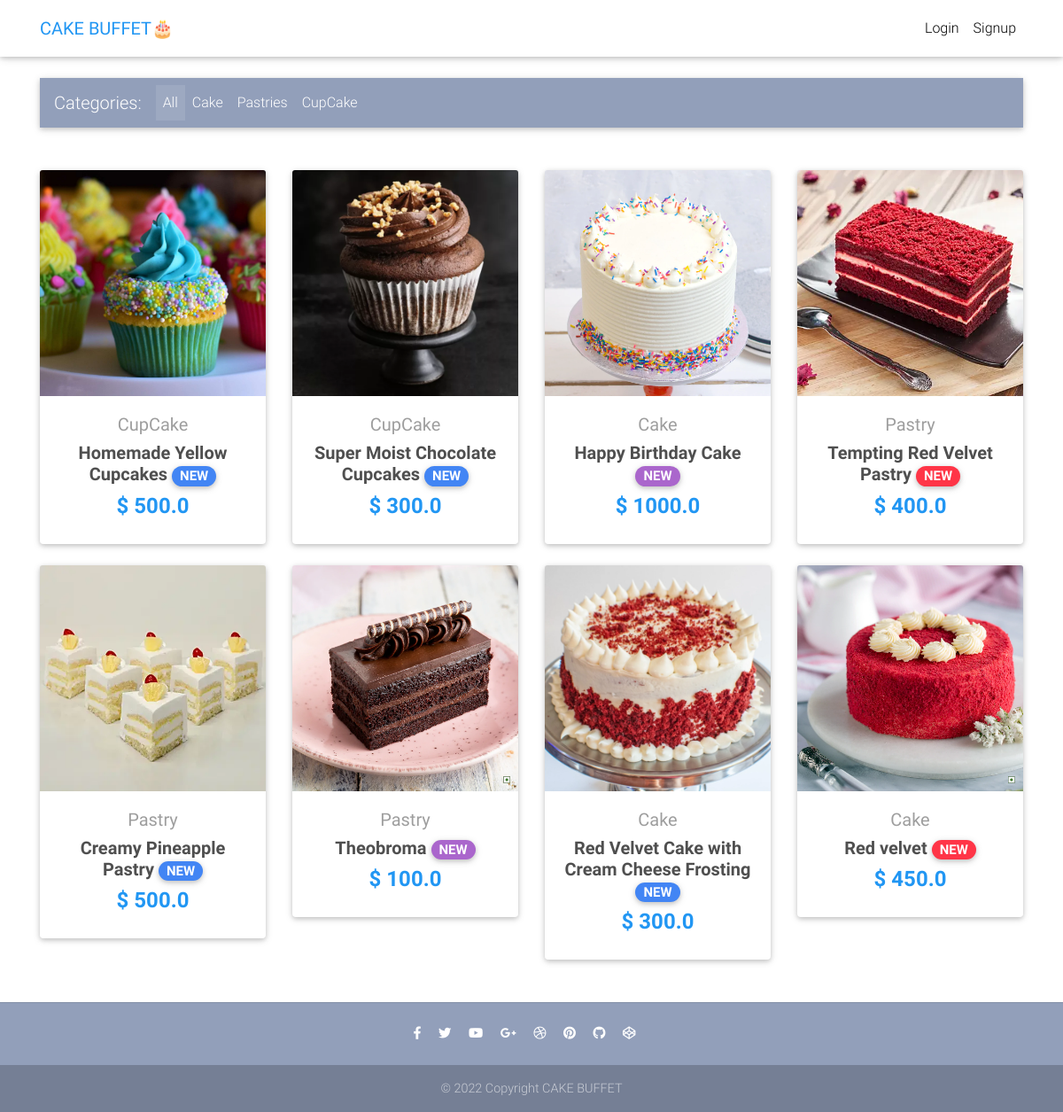
The page / on the database its author committed.
### core/models.py (models this page shows, shortened)
class Item(models.Model):
    title = models.CharField(max_length=100)
    price = models.FloatField()
    discount_price = models.FloatField(blank=True, null=True)
    category = models.CharField(choices=CATEGORY_CHOICES, max_length=2)
    label = models.CharField(choices=LABEL_CHOICES, max_length=1)
    slug = models.SlugField()
    description = models.TextField()
    image = models.ImageField()
    def get_absolute_url(self):
        return reverse("core:product", kwargs={
            'slug': self.slug
        })
    class Meta:
        ordering = ['-id']

### core/views.py (the view)
# urls.py: path('', HomeView.as_view(), name='home'),
class HomeView(ListView):
    model = Item
    paginate_by = 10
    template_name = "home.html"

### templates/home.html (shortened to what this page needs)
{% extends "base.html" %}
{% block content %}
  <main>
    <div class="container">
      <nav class="navbar navbar-expand-lg navbar-dark mdb-color lighten-3 mt-3 mb-5">
        <span class="navbar-brand">Categories:</span>
        <div class="collapse navbar-collapse" id="basicExampleNav">
          <ul class="navbar-nav mr-auto">
            <li class="nav-item active">
              <a class="nav-link" href="#">All
              </a>
            </li>
            <li class="nav-item">
              <a class="nav-link" href="#">Cake</a>
            </li>
            <li class="nav-item">
              <a class="nav-link" href="#">Pastries</a>
            </li>
            <li class="nav-item">
              <a class="nav-link" href="#">CupCake</a>
            </li>
          </ul>
        </div>
      </nav>
      <section class="text-center mb-4">
        <div class="row wow fadeIn">
          {% for item in object_list %}
          <div class="col-lg-3 col-md-6 mb-4">
            <div class="card">
              <div class="view overlay">
                <img src="{{ item.image.url }}" class="card-img-top">
              </div>
              <div class="card-body text-center">
                <a href="" class="grey-text">
                  <h5>{{ item.get_category_display }}</h5>
                </a>
                <h5>
                  <strong>
                    <a href="{{ item.get_absolute_url }}" class="dark-grey-text">{{ item.title }}
                      <span class="badge badge-pill {{ item.get_label_display }}-color">NEW</span>
                    </a>
                  </strong>
                </h5>
                <h4 class="font-weight-bold blue-text">
                  <strong>$
                  {% if item.discount_price %}
                  {{ item.discount_price }}
                  {% else %}
                  {{ item.price }}
                  {% endif %}
                  </strong>
                </h4>
              </div>
            </div>
          </div>
          {% endfor %}
        </div>
      </section>
    </div>
  </main>
{% endblock content %}

### templates/base.html (shortened to what this page needs)
{% load static %}
<!DOCTYPE html>
<html lang="en">
<head>
  <link rel="stylesheet" href="https://use.fontawesome.com/releases/v5.8.1/css/all.css">
  <link href="{% static 'css/bootstrap.min.css' %}" rel="stylesheet">
  <link href="{% static 'css/mdb.min.css' %}" rel="stylesheet">
  <link href="{% static 'css/style.min.css' %}" rel="stylesheet">
</head>
{% include "navbar.html" %}
<body>
    <div class="mt-5 pt-4">
    </div>
    {% block content %}
    {% endblock content %}
    {% include "footer.html" %}
</body>
</html>

### templates/navbar.html (shortened to what this page needs)
{% load cart_template_tags %}
<nav class="navbar fixed-top navbar-expand-lg navbar-light white scrolling-navbar">
    <div class="container">
      <a class="navbar-brand waves-effect" href="/">
        <strong class="blue-text">CAKE BUFFET🎂</strong>
      </a>
      <div class="collapse navbar-collapse" id="navbarSupportedContent">
        <ul class="navbar-nav nav-flex-icons">
          {% if request.user.is_authenticated %}
          <li class="nav-item">
            <a href="{% url 'core:order-summary' %}" class="nav-link waves-effect">
              <span class="badge red z-depth-1 mr-1"> {{ request.user|cart_item_count }} </span>
              <i class="fas fa-shopping-cart"></i>
              <span class="clearfix d-none d-sm-inline-block"> Cart </span>
            </a>
          </li>
          <li class="nav-item">
            <a class="nav-link waves-effect" href="{% url 'account_logout' %}">
              <span class="clearfix d-none d-sm-inline-block"> Logout </span>
            </a>
          </li>
          {% else %}
          <li class="nav-item">
            <a class="nav-link waves-effect" href="{% url 'account_login' %}">
              <span class="clearfix d-none d-sm-inline-block"> Login </span>
            </a>
          </li>
          <li class="nav-item">
            <a class="nav-link waves-effect" href="{% url 'account_signup' %}">
              <span class="clearfix d-none d-sm-inline-block"> Signup </span>
            </a>
          </li>
          {% endif %}
        </ul>
      </div>
    </div>
  </nav>

### templates/footer.html
<footer class="page-footer text-center font-small mt-4 wow fadeIn">
    <hr class="my-4">
    <div class="pb-4">
      <a href="https://www.facebook.com/mdbootstrap" target="_blank">
        <i class="fab fa-facebook-f mr-3"></i>
      </a>
      <a href="https://twitter.com/MDBootstrap" target="_blank">
        <i class="fab fa-twitter mr-3"></i>
      </a>
      <a href="https://www.youtube.com/watch?v=7MUISDJ5ZZ4" target="_blank">
        <i class="fab fa-youtube mr-3"></i>
      </a>
      <a href="https://plus.google.com/u/0/b/107863090883699620484" target="_blank">
        <i class="fab fa-google-plus-g mr-3"></i>
      </a>
      <a href="https://dribbble.com/mdbootstrap" target="_blank">
        <i class="fab fa-dribbble mr-3"></i>
      </a>
      <a href="https://pinterest.com/mdbootstrap" target="_blank">
        <i class="fab fa-pinterest mr-3"></i>
      </a>
      <a href="https://github.com/mdbootstrap/bootstrap-material-design" target="_blank">
        <i class="fab fa-github mr-3"></i>
      </a>
      <a href="http://codepen.io/mdbootstrap/" target="_blank">
        <i class="fab fa-codepen mr-3"></i>
      </a>
    </div>
    <div class="footer-copyright py-3">
      © 2022 Copyright CAKE BUFFET
    </div>
  </footer>

### templates/scripts.html (shortened to what this page needs)
{% load static %}

### templates/base.html (style rules this page uses)
html, body, header, .carousel { height: 60vh; }

### rows shown on the page
Item: image (picture), category "CupCake", title "Homemade Yellow Cupcakes", discount_price "500.0"
Item: image (picture), category "CupCake", title "Super Moist Chocolate Cupcakes", discount_price "300.0"
Item: image (picture), category "Cake", title "Happy Birthday Cake", discount_price "1000.0"
Item: image (picture), category "Pastry", title "Tempting Red Velvet Pastry", discount_price "400.0"
Item: image (picture), category "Pastry", title "Creamy Pineapple Pastry", discount_price "500.0"
Item: image (picture), category "Pastry", title "Theobroma", discount_price "100.0"
Item: image (picture), category "Cake", title "Red Velvet Cake with Cream Cheese Frosting", discount_price "300.0"
Item: image (picture), category "Cake", title "Red velvet", discount_price "450.0"
